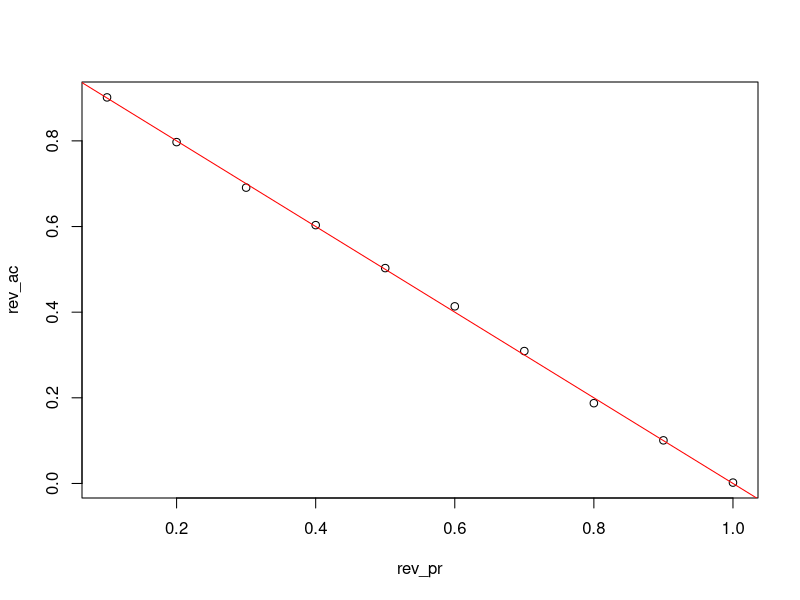
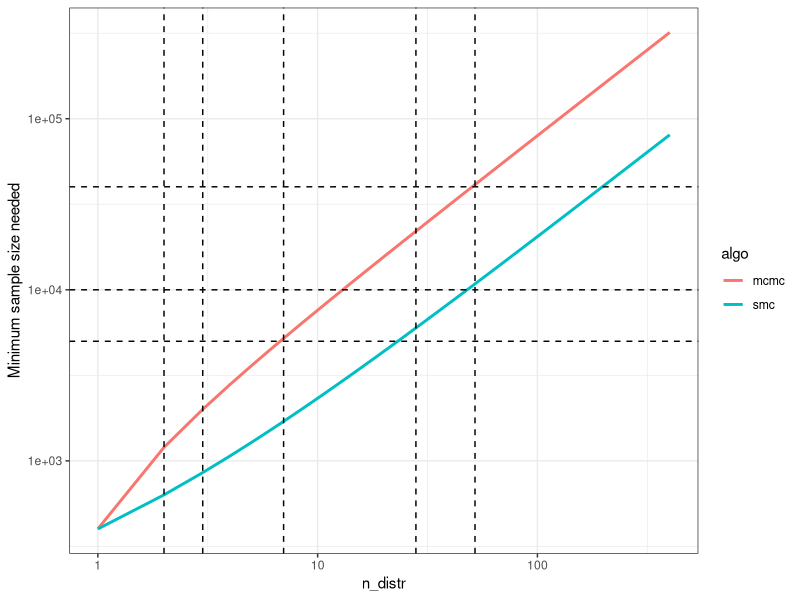
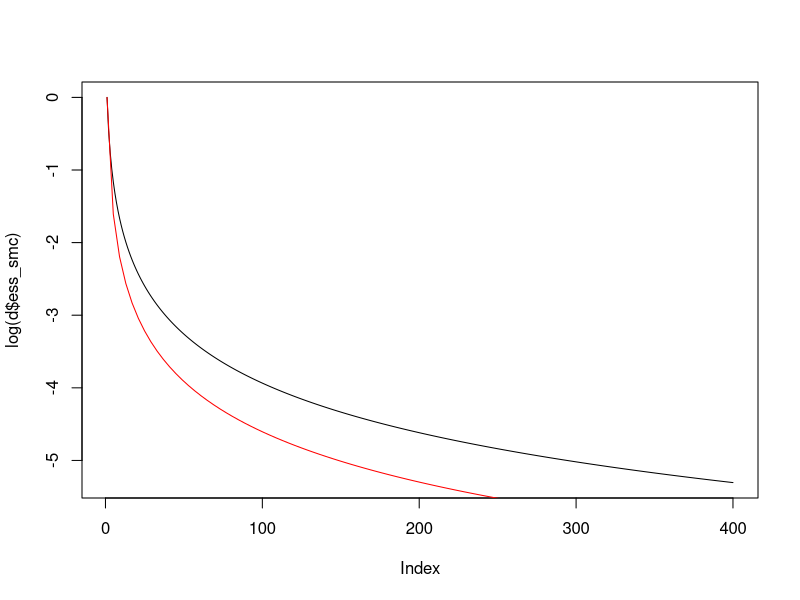

Source code (R) for these figures, in order:
library(purrr)
library(tidyr)
library(dplyr)
library(ggplot2)

# MCMC: how does # dists -> autocorrelation -> samp size
ess_mcmc = Vectorize(\(rho) 1 / (2/(1 - rho) - 1))

cor_mcmc = function(revisit=1.0, N=100, alpha=10, beta=1) { # pr(visit the district with max order stat)
    ac = list(
        lengths = 1 + rgeom(N, revisit),
        values =  rbeta(N, alpha, beta)
    ) |>
        inverse.rle() |>
        acf(lag.max=1, plot=FALSE)
    ac$acf[2]
}

# cor really is just 1 - rev_pr
rev_pr = seq(0.1, 1.0, 0.1)
rev_ac = map_dbl(rev_pr, ~ cor_mcmc(., 1e4, alpha=2, beta=1))
plot(rev_pr, rev_ac); abline(a=1, b=-1, col='red')


# SMC: how does # dists -> # ancestors (proxy for ess)
esss_smc = function(n) {
    b = numeric(n)
    b[1] = 1
    for (i in seq(2, n)) {
        b[i] = 1 - exp(-b[i-1])
    }
    b
}


n_max = 400
d = tibble(
    n_distr = seq_len(n_max),
    ess_mcmc = ess_mcmc(1 - 1 / seq_len(n_max)),
    ess_smc = esss_smc(n_max)
)

d |>
    pivot_longer(-n_distr, names_prefix="ess_", names_to="algo", values_to="ess") |>
    mutate(min_s = 400 / ess) |>
ggplot(aes(n_distr, min_s, color=algo)) +
    geom_line(linewidth=1.0) +
    geom_hline(yintercept=5000, lty="dashed") +
    geom_hline(yintercept=10000, lty="dashed") +
    geom_hline(yintercept=40000, lty="dashed") +
    geom_vline(xintercept=2, lty="dashed") +
    geom_vline(xintercept=3, lty="dashed") +
    geom_vline(xintercept=7, lty="dashed") +
    geom_vline(xintercept=28, lty="dashed") +
    geom_vline(xintercept=52, lty="dashed") +
    scale_x_log10() +
    scale_y_log10("Minimum sample size needed") +
    theme_bw()

plot(log(d$ess_smc), type='l')
curve(log(1/x), add=T, from=1, to=400, col='red')
